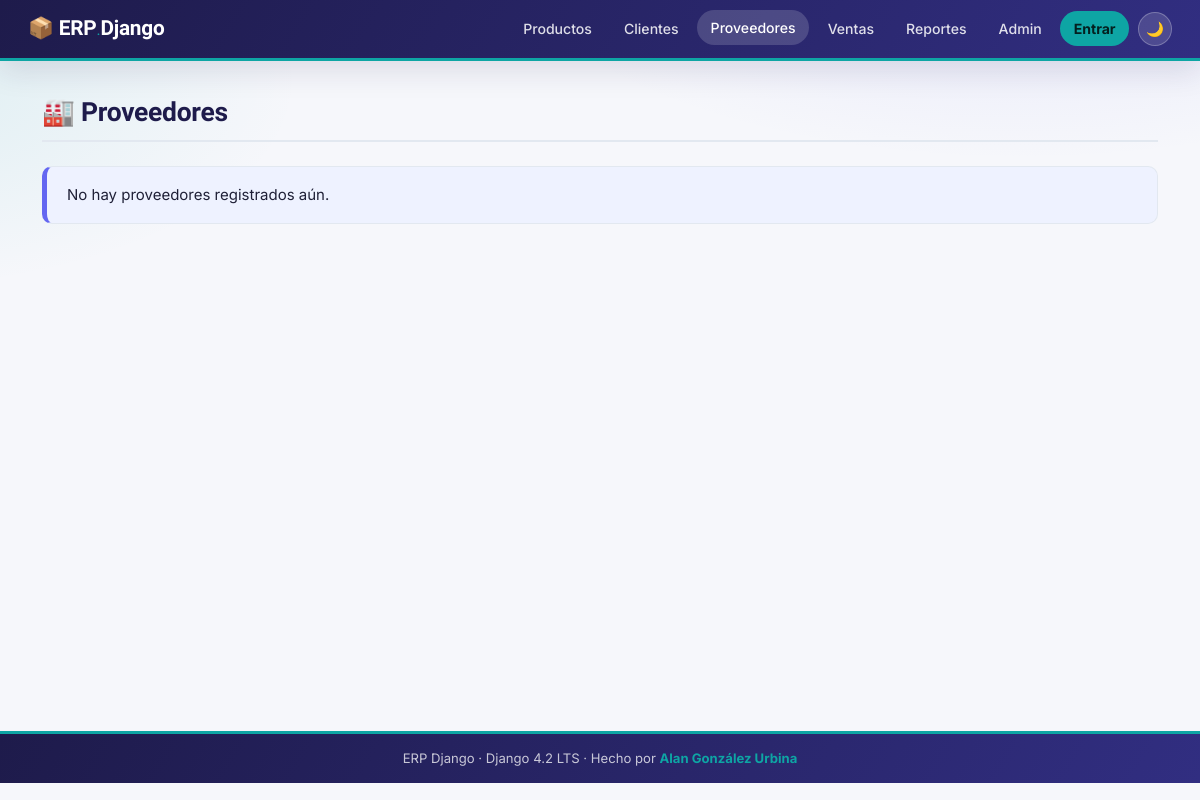
Page /proveedores/ on the earlier database version.
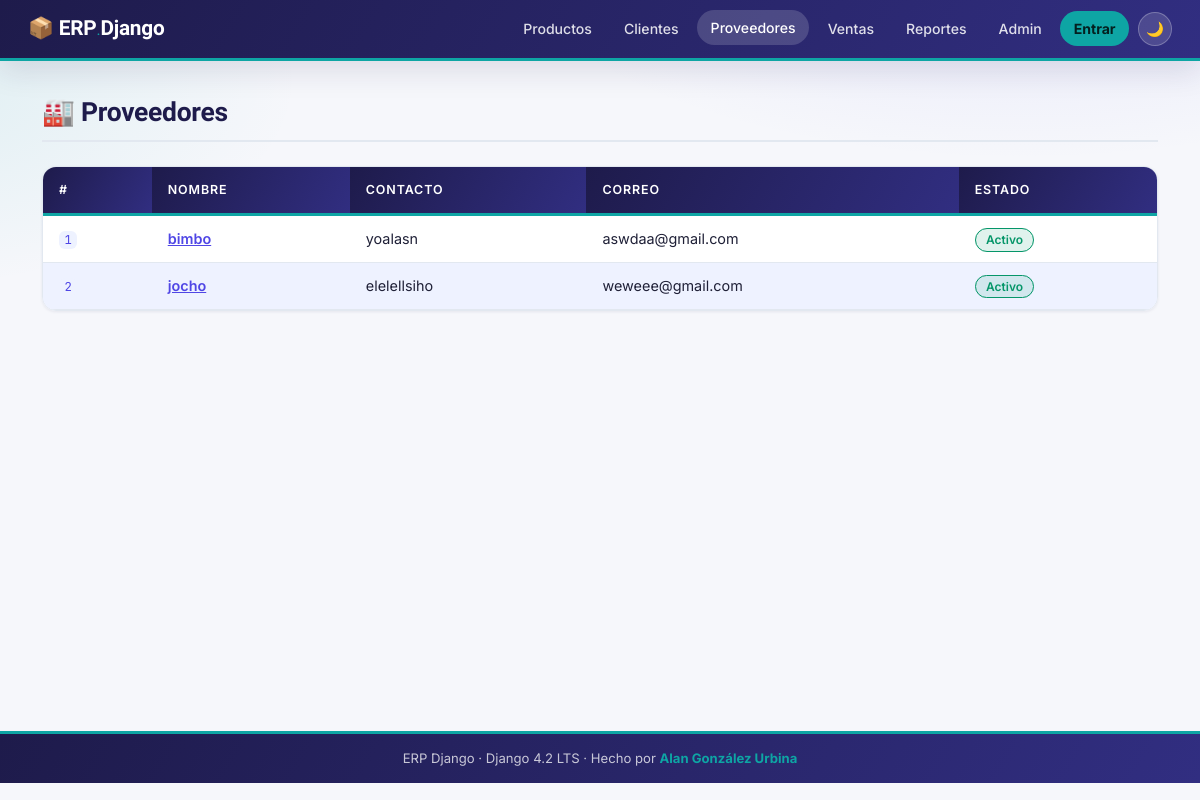
Same page on the later database version.
### proveedores/models.py (models this page shows, shortened)
class Proveedor(models.Model):
    nombre   = models.CharField(
        max_length=150, verbose_name='Nombre'
    )
    contacto = models.CharField(
        max_length=100, blank=True, verbose_name='Persona de contacto'
    )
    correo   = models.EmailField(
        unique=True, verbose_name='Correo electrónico'
    )
    telefono = models.CharField(
        max_length=20, blank=True, verbose_name='Teléfono'
    )
    activo   = models.BooleanField(
        default=True, verbose_name='Activo'
    )
    creado   = models.DateTimeField(
        auto_now_add=True, verbose_name='Fecha de registro'
    )
    class Meta:
        verbose_name        = 'Proveedor'
        verbose_name_plural = 'Proveedores'
        ordering            = ['nombre']

### proveedores/views.py (the view)
# urls.py: path('',                            views.ProveedorListView.as_view(),   name='lista'),
class ProveedorListView(ListView):
    model               = Proveedor
    template_name       = 'proveedores/lista.html'
    context_object_name = 'proveedores'
    paginate_by         = 20
    def get_queryset(self):
        return Proveedor.objects.filter(activo=True).order_by('nombre')

### proveedores/templates/proveedores/lista.html (shortened to what this page needs)
{% extends "base.html" %}
{% block nav_proveedores %}active{% endblock %}
{% block content %}
<div class="erp-page-title">
    <h2>🏭 Proveedores</h2>
</div>
{% if proveedores %}
<table class="erp-table">
    <thead>
        <tr>
            <th>#</th><th>Nombre</th><th>Contacto</th>
            <th>Correo</th><th>Estado</th>
        </tr>
    </thead>
    <tbody>
        {% for p in proveedores %}
        <tr>
            <td><code>{{ p.pk }}</code></td>
            <td>
                <a href="{% url 'proveedores:detalle' p.pk %}"
                   style="color:var(--clr-royal);font-weight:600;">
                    {{ p.nombre }}
                </a>
            </td>
            <td>{{ p.contacto|default:"—" }}</td>
            <td>{{ p.correo }}</td>
            <td>
                {% if p.activo %}
                    <span class="badge-erp-active">Activo</span>
                {% else %}
                    <span class="badge-erp-inactive">Inactivo</span>
                {% endif %}
            </td>
        </tr>
        {% endfor %}
    </tbody>
</table>
{% else %}
<div class="erp-alert-info">No hay proveedores registrados aún.</div>
{% endif %}
{% endblock %}

Differences in the rows shown:
added Proveedor: pk "1", nombre "bimbo", contacto "yoalasn", correo "aswdaa@gmail.com", activo "Activo"
added Proveedor: pk "2", nombre "jocho", contacto "elelellsiho", correo "weweee@gmail.com", activo "Activo"
Other differences:
text no longer shown: "No hay proveedores registrados aún."
text now shown: "# NOMBRE CONTACTO CORREO ESTADO"
